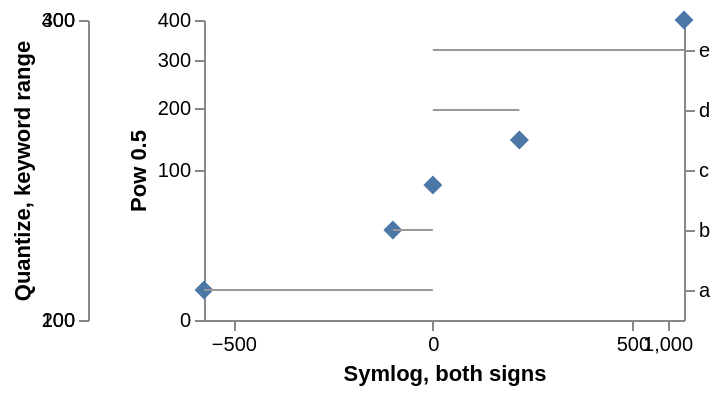

The Vega-Lite source for this figure:
### Vega specification from a JSON file in a GitHub repository (floating-point values rounded to 4 significant figures)
{"$schema": "https://vega.github.io/schema/vega/v6.json", "description": "A symlog axis spanning both signs, a pow axis with an exponent other than one, and a reversed point scale, and a quantize scale whose range is the keyword `height` — four scale types with no fixture of their own. A range keyword is a range like any other once it is resolved: `height` reads as `[height, 0]`, and two values are a perfectly good pair of buckets. This engine refused the whole scale instead, for wanting an explicit range array or a scheme, and a refused scale takes its axis with it.", "width": 240, "height": 150, "padding": 5, "data": [{"name": "table", "values": [{"c": "a", "v": -900, "p": 4, "q": 1}, {"c": "b", "v": -12, "p": 36, "q": 2}, {"c": "c", "v": 0, "p": 81, "q": 3}, {"c": "d", "v": 45, "p": 144, "q": 4}, {"c": "e", "v": 1400, "p": 400, "q": 5}]}], "scales": [{"name": "sym", "type": "symlog", "domain": {"data": "table", "field": "v"}, "range": "width", "constant": 10}, {"name": "power", "type": "pow", "exponent": 0.5, "domain": {"data": "table", "field": "p"}, "range": "height", "nice": true}, {"name": "steps", "type": "point", "domain": {"data": "table", "field": "c"}, "range": "height", "padding": 0.5, "reverse": true}, {"name": "buckets", "type": "quantize", "domain": {"data": "table", "field": "p"}, "range": "height"}], "axes": [{"orient": "bottom", "scale": "sym", "tickCount": 5, "title": "Symlog, both signs"}, {"orient": "left", "scale": "power", "tickCount": 4, "title": "Pow 0.5"}, {"orient": "right", "scale": "steps"}, {"orient": "left", "scale": "buckets", "offset": 58, "tickCount": 4, "title": "Quantize, keyword range"}], "marks": [{"type": "symbol", "from": {"data": "table"}, "encode": {"enter": {"x": {"scale": "sym", "field": "v"}, "y": {"scale": "power", "field": "p"}, "size": {"value": 90}, "shape": {"value": "diamond"}, "fill": {"value": "#4c78a8"}}}}, {"type": "rule", "from": {"data": "table"}, "encode": {"enter": {"x": {"scale": "sym", "value": 0}, "x2": {"scale": "sym", "field": "v"}, "y": {"scale": "steps", "field": "c"}, "stroke": {"value": "#999999"}}}}]}
